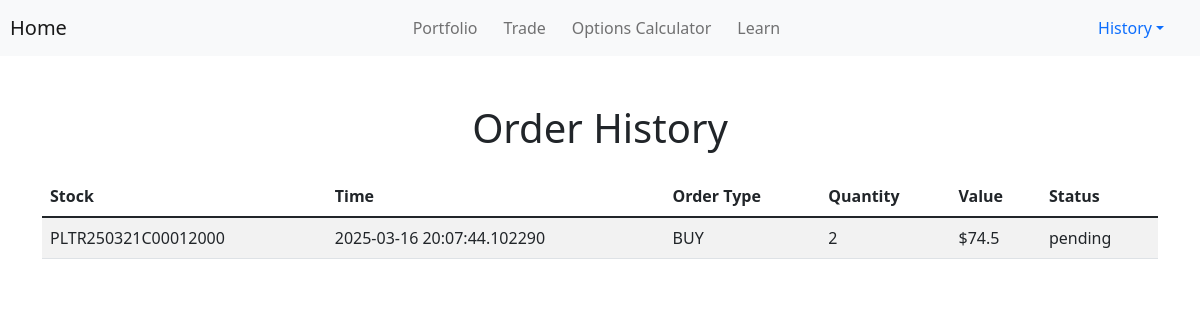
The page /order_history (signed in) on the database as committed earlier.
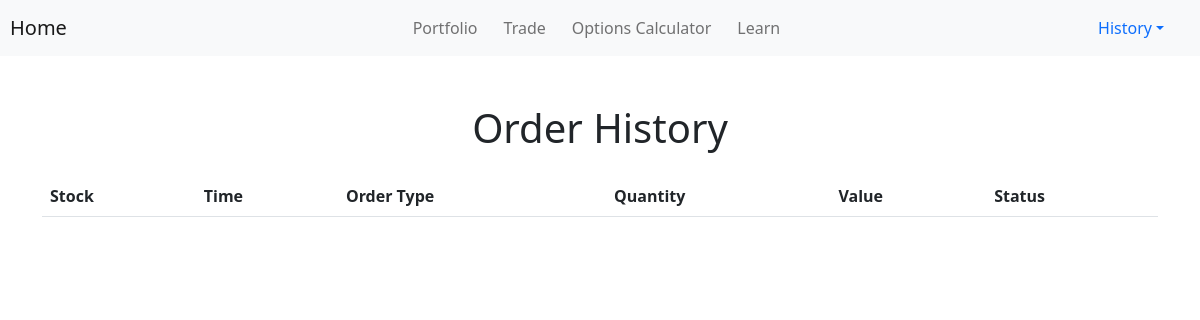
The same page on the database as committed later.
### models.py (models this page shows)
class Order(db.Model):
    id = db.Column(db.Integer, primary_key=True) #unique order ID (primary key)
    user_id = db.Column(db.Integer, db.ForeignKey('user.id'), nullable=False) #foreign key linking to 'User' table
    stock_name = db.Column(db.String, nullable=False) #stock ticker symbol
    option_type = db.Column(db.String(4), nullable=False) # Option type: 'call' or 'put'
    order_type = db.Column(db.String(4), nullable=False)  # Order type: 'buy' or 'sell'
    quantity = db.Column(db.Integer, nullable=False) #no. of contracts in order
    price = db.Column(db.Float, nullable=False) #price at which order is placed
    status = db.Column(db.String(10), default='pending')  #order status: 'pending' or 'executed'
    timestamp = db.Column(db.DateTime, default=datetime.now()) #timestamp of when order was placed

### routes.py (the view)
@routes.route('/order_history', methods=['GET', 'POST'])
def order_history():
    if not current_user.is_authenticated:
        return 'OK'
    orders = Order.query.filter(Order.user_id==current_user.id).all()
    return render_template('order_history.html', orders=orders)

### run.py (called while the page is built)
@login_manager.user_loader
def load_user(user_id):
    return User.query.get(int(user_id))

### templates/order_history.html (shortened to what this page needs)
<!DOCTYPE html>
<html lang="en">
<head>
    <link href="https://cdn.jsdelivr.net/npm/bootstrap@5.1.3/dist/css/bootstrap.min.css" rel="stylesheet">
</head>
<body>
        <nav class="navbar navbar-expand-lg navbar-light bg-light">
            <a class="navbar-brand" href="/">Home</a>
            <div class="collapse navbar-collapse justify-content-center">
                <ul class="navbar-nav center-nav">
                    <li class="nav-item"><a class="nav-link" href="/portfolio">Portfolio</a></li>
                    <li class="nav-item"><a class="nav-link" href="/trade">Trade</a></li>
                    <li class="nav-item"><a class="nav-link" href="/mc_greeks">Options Calculator</a></li>
                    <li class="nav-item"><a class="nav-link" href="/learn">Learn</a></li>
                </ul>
            </div>
            <div class="dropdown history-dropdown">
                <a class="nav-link dropdown-toggle" href="#" id="historyDropdown">History</a>
            </div>
        </nav>
    <div class="container mt-5">
        <div class="center-text">
            <h1>Order History</h1>
        </div>
        <table class="table table-striped mt-4">
            <thead>
                <tr>
                    <th>Stock</th>
                    <th>Time</th>
                    <th>Order Type</th>
                    <th>Quantity</th>
                    <th>Value</th>
                    <th>Status</th>
                </tr>
            </thead>
            <tbody>
                {% for order in orders %}
                    <tr>
                        <td>{{ order.stock_name }}</td>
                        <td>{{ order.timestamp }}</td>
                        <td>{{ order.order_type }}</td>
                        <td>{{ order.quantity }}</td>
                        <td>${{ order.price }}</td>
                        <td>{{ order.status }}</td>
                    </tr>
                {% endfor %}
            </tbody>
        </table>
    </div>
</body>
</html>

Rows that differ between the two databases and show on the page:
removed Order: stock_name "PLTR250321C00012000", timestamp "2025-03-16 20:07:44.102290", order_type "BUY", quantity "2", price "74.5", status "pending"
